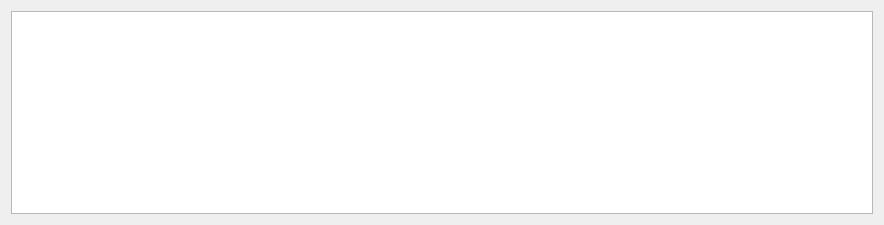
<ui version="4.0" >
 <class>ConsoleWindow</class>
 <widget class="QWidget" name="ConsoleWindow" >
  <property name="geometry" >
   <rect>
    <x>0</x>
    <y>0</y>
    <width>884</width>
    <height>225</height>
   </rect>
  </property>
  <property name="windowTitle" >
   <string>Form</string>
  </property>
  <layout class="QGridLayout" >
   <item row="0" column="0" >
    <widget class="QTextEdit" name="textEdit" />
   </item>
  </layout>
 </widget>
 <resources/>
 <connections/>
</ui>
